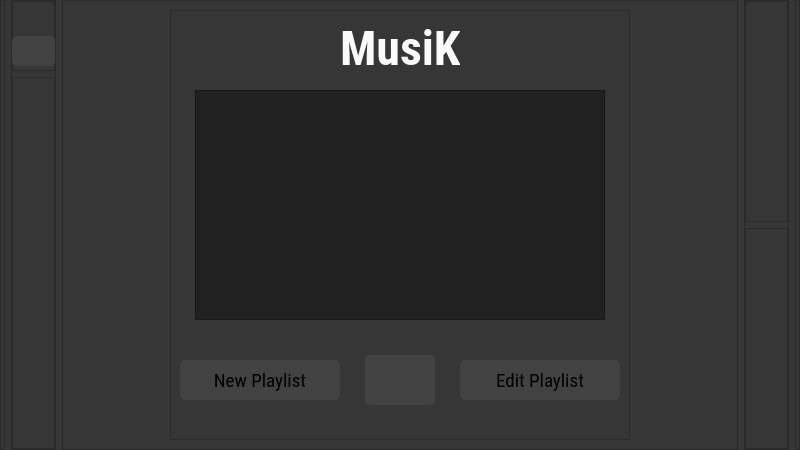
<?xml version="1.0" encoding="UTF-8"?>
<ui version="4.0">
 <class>Dialog</class>
 <widget class="QDialog" name="Dialog">
  <property name="geometry">
   <rect>
    <x>0</x>
    <y>0</y>
    <width>800</width>
    <height>450</height>
   </rect>
  </property>
  <property name="minimumSize">
   <size>
    <width>800</width>
    <height>450</height>
   </size>
  </property>
  <property name="windowTitle">
   <string>Musik</string>
  </property>
  <property name="styleSheet">
   <string notr="true">background-color: rgb(54, 54, 54);</string>
  </property>
  <layout class="QHBoxLayout" name="horizontalLayout">
   <property name="leftMargin">
    <number>0</number>
   </property>
   <property name="topMargin">
    <number>0</number>
   </property>
   <property name="rightMargin">
    <number>0</number>
   </property>
   <property name="bottomMargin">
    <number>0</number>
   </property>
   <item>
    <widget class="QFrame" name="frame">
     <property name="maximumSize">
      <size>
       <width>5</width>
       <height>16777215</height>
      </size>
     </property>
     <property name="frameShape">
      <enum>QFrame::StyledPanel</enum>
     </property>
     <property name="frameShadow">
      <enum>QFrame::Raised</enum>
     </property>
    </widget>
   </item>
   <item>
    <widget class="QFrame" name="frame_5">
     <property name="maximumSize">
      <size>
       <width>45</width>
       <height>16777215</height>
      </size>
     </property>
     <property name="frameShape">
      <enum>QFrame::StyledPanel</enum>
     </property>
     <property name="frameShadow">
      <enum>QFrame::Raised</enum>
     </property>
     <layout class="QVBoxLayout" name="verticalLayout">
      <property name="leftMargin">
       <number>0</number>
      </property>
      <property name="topMargin">
       <number>0</number>
      </property>
      <property name="rightMargin">
       <number>0</number>
      </property>
      <property name="bottomMargin">
       <number>0</number>
      </property>
      <item>
       <widget class="QFrame" name="frame_7">
        <property name="maximumSize">
         <size>
          <width>45</width>
          <height>70</height>
         </size>
        </property>
        <property name="frameShape">
         <enum>QFrame::StyledPanel</enum>
        </property>
        <property name="frameShadow">
         <enum>QFrame::Raised</enum>
        </property>
        <widget class="QPushButton" name="back">
         <property name="geometry">
          <rect>
           <x>0</x>
           <y>35</y>
           <width>43</width>
           <height>30</height>
          </rect>
         </property>
         <property name="styleSheet">
          <string notr="true">background-image: url(&quot;:/newPrefix/back.png&quot;);
background-repeat: no-repeat;
background-position: center;
border-radius:5px;
background-color: rgb(66, 66, 66);</string>
         </property>
         <property name="text">
          <string/>
         </property>
        </widget>
       </widget>
      </item>
      <item>
       <widget class="QFrame" name="frame_8">
        <property name="frameShape">
         <enum>QFrame::StyledPanel</enum>
        </property>
        <property name="frameShadow">
         <enum>QFrame::Raised</enum>
        </property>
       </widget>
      </item>
     </layout>
    </widget>
   </item>
   <item>
    <widget class="QFrame" name="frame_2">
     <property name="frameShape">
      <enum>QFrame::StyledPanel</enum>
     </property>
     <property name="frameShadow">
      <enum>QFrame::Raised</enum>
     </property>
     <layout class="QHBoxLayout" name="horizontalLayout_2">
      <item>
       <widget class="QFrame" name="frame_4">
        <property name="maximumSize">
         <size>
          <width>460</width>
          <height>460</height>
         </size>
        </property>
        <property name="styleSheet">
         <string notr="true">background-color: rgb(54, 54, 54);</string>
        </property>
        <property name="frameShape">
         <enum>QFrame::StyledPanel</enum>
        </property>
        <property name="frameShadow">
         <enum>QFrame::Raised</enum>
        </property>
        <widget class="QLabel" name="label_2">
         <property name="geometry">
          <rect>
           <x>170</x>
           <y>10</y>
           <width>120</width>
           <height>58</height>
          </rect>
         </property>
         <property name="font">
          <font>
           <family>Roboto Condensed</family>
           <pointsize>60</pointsize>
           <weight>75</weight>
           <bold>true</bold>
          </font>
         </property>
         <property name="text">
          <string>&lt;html&gt;&lt;head/&gt;&lt;body&gt;&lt;p&gt;&lt;span style=&quot; font-size:36pt; color:#fafafa;&quot;&gt;MusiK&lt;/span&gt;&lt;/p&gt;&lt;/body&gt;&lt;/html&gt;</string>
         </property>
        </widget>
        <widget class="QLabel" name="error2">
         <property name="geometry">
          <rect>
           <x>120</x>
           <y>350</y>
           <width>201</width>
           <height>16</height>
          </rect>
         </property>
         <property name="styleSheet">
          <string notr="true">color: rgb(213, 0, 0);</string>
         </property>
         <property name="text">
          <string/>
         </property>
        </widget>
        <widget class="QPushButton" name="newPlaylist">
         <property name="geometry">
          <rect>
           <x>10</x>
           <y>350</y>
           <width>160</width>
           <height>40</height>
          </rect>
         </property>
         <property name="font">
          <font>
           <family>Roboto Condensed</family>
           <pointsize>14</pointsize>
          </font>
         </property>
         <property name="styleSheet">
          <string notr="true">QPushButton{
border-radius:5px;
background-color: rgb(66, 66, 66);
}
QPushButton:pressed{
background-color:rgb(33, 33, 33);
color:rgb(250, 250, 250);
}</string>
         </property>
         <property name="text">
          <string>New Playlist</string>
         </property>
        </widget>
        <widget class="QPushButton" name="editPlaylist">
         <property name="geometry">
          <rect>
           <x>290</x>
           <y>350</y>
           <width>160</width>
           <height>40</height>
          </rect>
         </property>
         <property name="font">
          <font>
           <family>Roboto Condensed</family>
           <pointsize>14</pointsize>
          </font>
         </property>
         <property name="styleSheet">
          <string notr="true">QPushButton{
border-radius:5px;
background-color: rgb(66, 66, 66);
}
QPushButton:pressed{
background-color:rgb(33, 33, 33);
color:rgb(250, 250, 250);
}</string>
         </property>
         <property name="text">
          <string>Edit Playlist</string>
         </property>
        </widget>
        <widget class="QListWidget" name="listWidget">
         <property name="geometry">
          <rect>
           <x>25</x>
           <y>80</y>
           <width>410</width>
           <height>230</height>
          </rect>
         </property>
         <property name="font">
          <font>
           <family>Roboto Condensed</family>
           <pointsize>12</pointsize>
          </font>
         </property>
         <property name="styleSheet">
          <string notr="true">QListView {
	background-color: rgb(33, 33, 33);
}
QListView::item:selected {
	background-color: rgb(66, 66, 66);
	color: rgb(250, 250, 250);
}
QListView::item:hover {
	background-color: rgb(66, 66, 66);
}</string>
         </property>
        </widget>
        <widget class="QPushButton" name="play">
         <property name="geometry">
          <rect>
           <x>195</x>
           <y>345</y>
           <width>70</width>
           <height>50</height>
          </rect>
         </property>
         <property name="font">
          <font>
           <family>Roboto Condensed</family>
           <pointsize>14</pointsize>
          </font>
         </property>
         <property name="styleSheet">
          <string notr="true">QPushButton{
border-radius:5px;
background-color: rgb(66, 66, 66);
}
QPushButton:pressed{
background-color:rgb(33, 33, 33);
color:rgb(250, 250, 250);
}</string>
         </property>
         <property name="text">
          <string/>
         </property>
        </widget>
       </widget>
      </item>
     </layout>
    </widget>
   </item>
   <item>
    <widget class="QFrame" name="frame_6">
     <property name="maximumSize">
      <size>
       <width>45</width>
       <height>16777215</height>
      </size>
     </property>
     <property name="frameShape">
      <enum>QFrame::StyledPanel</enum>
     </property>
     <property name="frameShadow">
      <enum>QFrame::Raised</enum>
     </property>
     <layout class="QVBoxLayout" name="verticalLayout_2">
      <property name="leftMargin">
       <number>0</number>
      </property>
      <property name="topMargin">
       <number>0</number>
      </property>
      <property name="rightMargin">
       <number>0</number>
      </property>
      <property name="bottomMargin">
       <number>0</number>
      </property>
      <item>
       <widget class="QFrame" name="frame_9">
        <property name="frameShape">
         <enum>QFrame::StyledPanel</enum>
        </property>
        <property name="frameShadow">
         <enum>QFrame::Raised</enum>
        </property>
       </widget>
      </item>
      <item>
       <widget class="QFrame" name="frame_10">
        <property name="frameShape">
         <enum>QFrame::StyledPanel</enum>
        </property>
        <property name="frameShadow">
         <enum>QFrame::Raised</enum>
        </property>
       </widget>
      </item>
     </layout>
    </widget>
   </item>
   <item>
    <widget class="QFrame" name="frame_3">
     <property name="maximumSize">
      <size>
       <width>5</width>
       <height>16777215</height>
      </size>
     </property>
     <property name="frameShape">
      <enum>QFrame::StyledPanel</enum>
     </property>
     <property name="frameShadow">
      <enum>QFrame::Raised</enum>
     </property>
    </widget>
   </item>
  </layout>
 </widget>
 <resources/>
 <connections/>
</ui>
